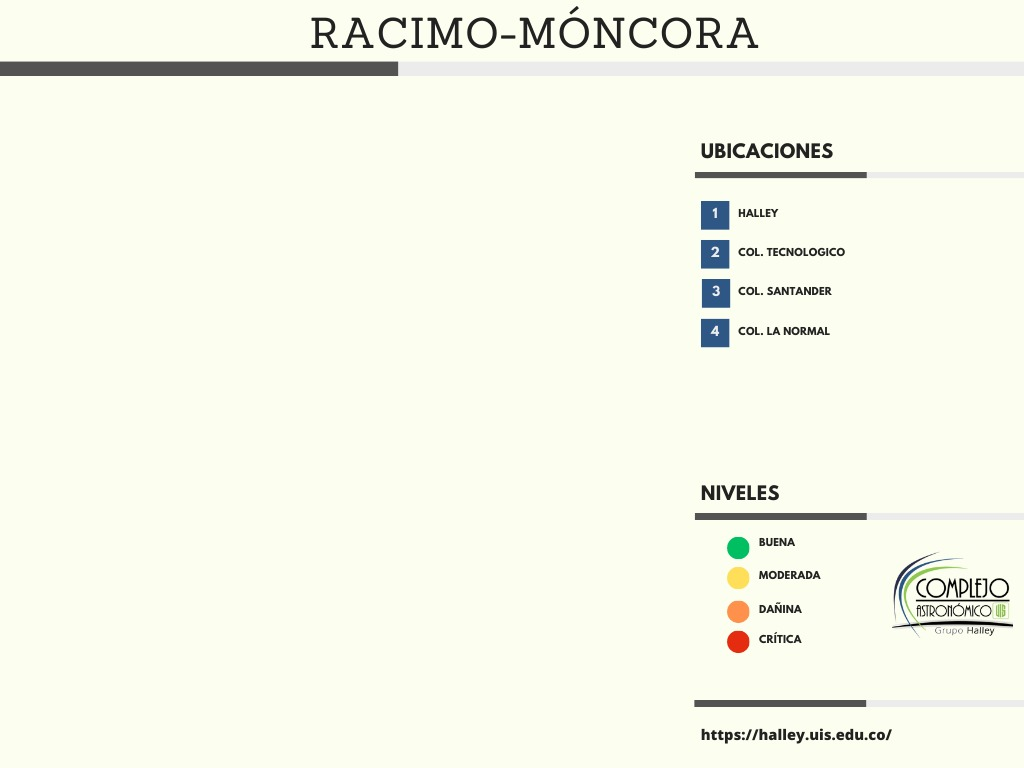
#> input picture Bot_twitter/plantilla.jpeg, 1024 x 768 px, given in place of PlotSemana.png, which was not available
$ jupyter execute --allow-errors Bot_semanal.ipynb   (shell and % lines are left out)   (text cells are left out)
#> lines starting #> are read from the running program, lines starting #| are printed output that depends on the picture; pictures that were not available may be replaced by others from this repository, and a replacement may not be noted
[cell 1]
# Instalar librerías
"""
"""

[cell 2]
import pandas as pd
import numpy as np
import datetime
import pytz

from MakeSens import MakeSens
import seaborn as sns

import matplotlib.pyplot as plt
import matplotlib.dates as mdates

from matplotlib.colors import LinearSegmentedColormap
import matplotlib as mpl
mpl.rcParams.update(mpl.rcParamsDefault)
#plt.rc('text',usetex=True)
#plt.rc('font',size=16)

[cell 3]
#fecha_inicio = "2023-06-11 00:00:00"
#fecha_fin = "2023-06-18 00:00:00"

# Rango de fecha
#fechaFin = datetime.datetime.now(pytz.timezone('America/Bogota')).strftime('%Y-%m-%d %H:%M:%S') # Fecha y hora Colombia
nowtime = datetime.datetime.combine(datetime.datetime.now(pytz.timezone('America/Bogota')), datetime.datetime.min.time())# Fecha y hora Colombia (medianoche)
fechaFin = nowtime.strftime('%Y-%m-%d %H:%M:%S') # Fecha y hora Colombia (medianoche)
#fechaInicio = fechaFin[:-8]+f'{int(fechaFin[-8:-6])-1:02}'+fechaFin[-6:] # Restar una hora

past_date =  nowtime - datetime.timedelta(days=6)  #Restar 6 días
fechaInicio = past_date.strftime('%Y-%m-%d %H:%M:%S')

Estaciones = [('E2_00023','Grupo Halley',7.1393716,-73.1210968),
            ('mE1_00004','Col. Tecnologico',7.1381572,-73.1180935),
            ('mE1_00005','Col. Santander',7.1385332,-73.121327),
            ('mE1_00007','Col. Normal',7.1277056,-73.116534),
            ('mE1_00006','Col. Pilar',7.108717813305484, -73.12173474310134),
            ('mE1_00008','Col. FundeUis',7.05756, -73.0912)]

frecuencia = "m"

Nest=len(Estaciones)

#Descargamos los datos de MakeSens

[cell 4]
wd = 30
ped = int(wd*0.1)

def hour_mean(est):
    global pm25
    data = MakeSens.download_data(est, fechaInicio, fechaFin, frecuencia)

    if not data.empty:
        pm25 = data[["pm25_1", "pm25_2"]].copy(deep=True)
        pm25.index = pd.to_datetime(pm25.index) #Convertimos el indice a formato fecha

        pm25.pm25_1 = pm25.pm25_1.where(pm25.pm25_1 < 120, np.nan)
        pm25.pm25_2 = pm25.pm25_2.where(pm25.pm25_2 < 120, np.nan)

        pm25['pm25_1_r'] = pm25['pm25_1'].rolling(window=wd, min_periods=ped).mean()
        pm25['pm25_2_r'] = pm25['pm25_2'].rolling(window = wd,min_periods=ped).mean()

        pm25['hour'] = pm25.index.hour

        hourly_1 = pm25.pm25_1_r.groupby(pm25.hour).mean()
        hourly_2 = pm25.pm25_2_r.groupby(pm25.hour).mean()

        data_final = ((hourly_1+hourly_2)/2.0).to_frame()

    else:
        pm25 = data
        data_final = data

    return data_final

[cell 5]
Week = {
  1: "Lun",
  2: "Mar",
  3: "Mier",
  4: "Jue",
  5: "Vier",
  6: "Sab",
  7: "Dom"
}
Ntotal = int(24*30)

def day_mean(data,j):

    if not data.empty:
        data.dropna()
        pm25['day'] = pm25.index.day
        dfw = [ g for _,g in  data.groupby(data.day)]

        NN = len(dfw)
        pm25_grid = np.zeros(NN)
        day = []
        for i in range(NN):
            Ndata = dfw[i]['pm25_1'].count()
            day_p = dfw[i].index.isocalendar().day[0]

            number = dfw[i].day[0]
            day.append( " _ ".join([Week[day_p], str(number)]) )

            if Ndata>0.5*Ntotal:
                pm25_grid[i] = np.mean([dfw[i]['pm25_1'].mean(),dfw[i]['pm25_2'].mean()])
            else:
                pm25_grid[i] = np.nan

        df2 = pd.DataFrame( [ np.array(pm25_grid) ],
                           columns=day)

        df2 = df2.set_index( pd.Index( [ Estaciones[j][1] ] ) )

    else:
        df2 = data

    return  df2

#> (a cell that did not finish here is left out)

#> (a cell that did not finish here is left out)

[cell 8]
# Ruta absoluta para acceder a archivos
#path = '/home/kevin/Repos/BotAir/Bot_twitter/'
path = './'

#> (a cell that did not finish here is left out)

[cell 10]
plt.figure(figsize=(8,6), facecolor='w', edgecolor='k')

#> (the rest of this cell did not finish here and is left out)

[cell 11]
# Convertir mapa a imagen
#bucaramanga_map.save('mapa.html')
import io
from PIL import Image

#img_data = bucaramanga_map._to_png(5)
img = Image.open(path+'PlotSemana.png')
#> img is the input picture: PIL image 1024x768 RGB; mean R, G, B 245.7, 247.8, 234.4
wpercent=0.6
hsize = int((float(img.size[1])*float(wpercent)))
#> hsize = 460
wsize = int((float(img.size[0])*float(wpercent)))
#> wsize = 614
img = img.resize((wsize,hsize))
#> img: PIL image 614x460 RGB

plantillaW = Image.open(path+'PlantillaSemanal.png') # Debe añadirse manualmente en la plantilla las estaciones a mostrar
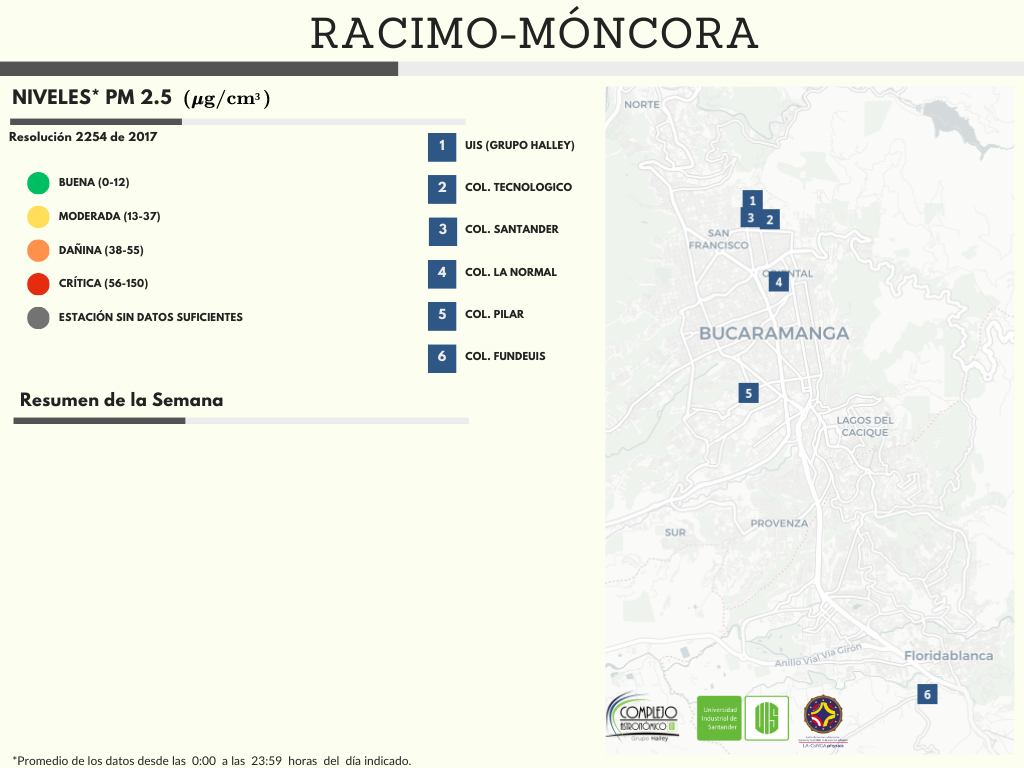
#> input picture Bot_twitter/PlantillaSemanal.png, 1024 x 768 px
#> plantillaW is the input picture: PIL image 1024x768 RGBA; mean R, G, B, A 240.4, 242.6, 232.7, 255
#> (the rest of this cell did not finish here and is left out)

[cell 12]
# Convertir mapa a imagen
#bucaramanga_map.save('mapa.html')
import io
from PIL import Image

#img_data = bucaramanga_map._to_png(5)
img = Image.open(path+'PlotHora.png')
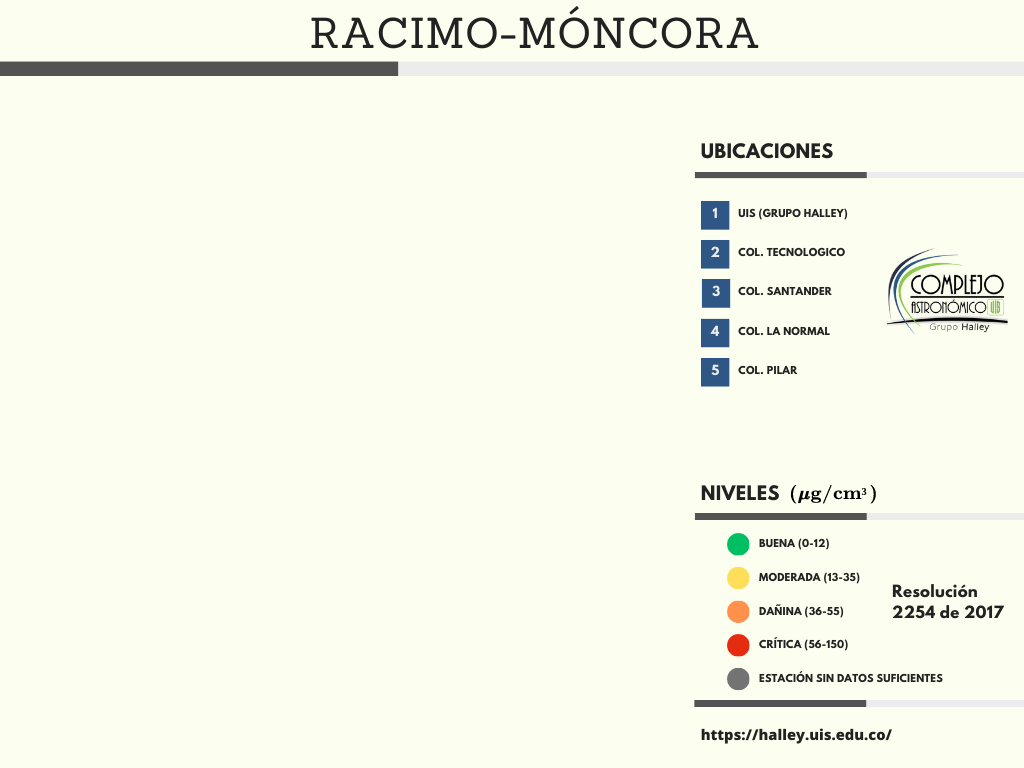
#> input picture Bot_twitter/plantilla.png, 1024 x 768 px, given in place of PlotHora.png, which was not available
#> img is the input picture: PIL image 1024x768 RGBA; mean R, G, B, A 244.6, 246.6, 232.5, 255
wpercent=0.7
hsize = int((float(img.size[1])*float(wpercent)))
#> hsize = 537
wsize = int((float(img.size[0])*float(wpercent)))
#> wsize = 716
img = img.resize((wsize,hsize))
#> img: PIL image 716x537 RGBA

plantillaH = Image.open(path+'PlantillaHora.png') # Debe añadirse manualmente en la plantilla las estaciones a mostrar
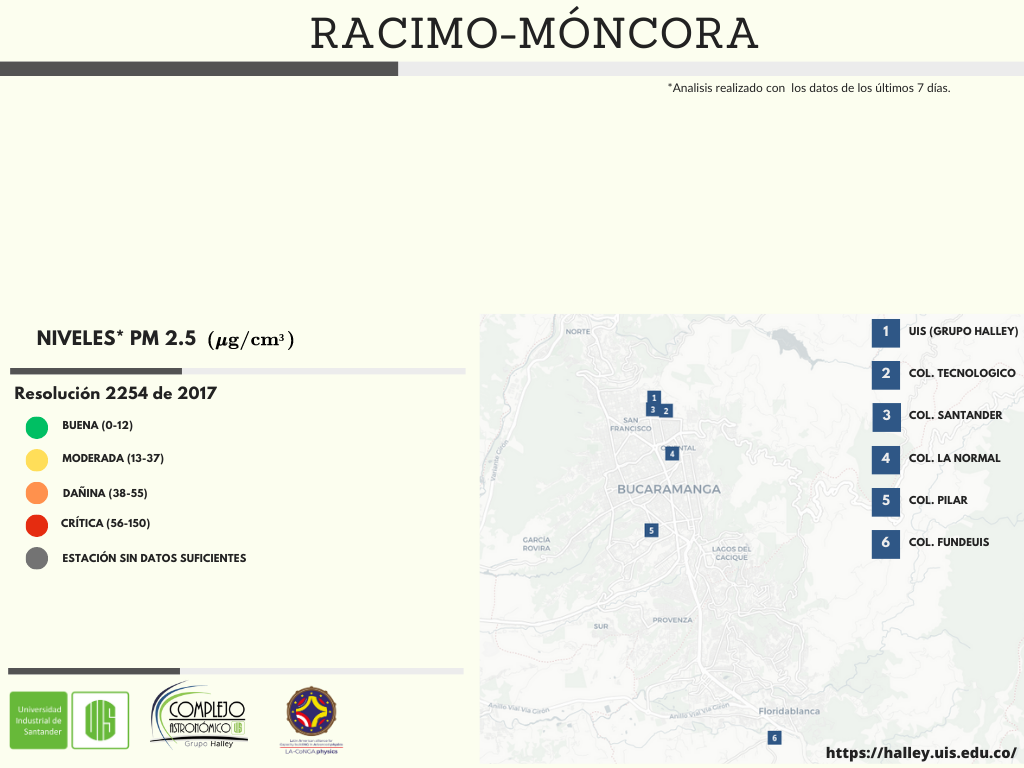
#> input picture Bot_twitter/PlantillaHora.png, 1024 x 768 px
#> plantillaH is the input picture: PIL image 1024x768 RGBA; mean R, G, B, A 240.5, 242.8, 232, 255
plantillaH.paste(img,(3,100),mask=img) # Se une la imagen generada con la plantilla
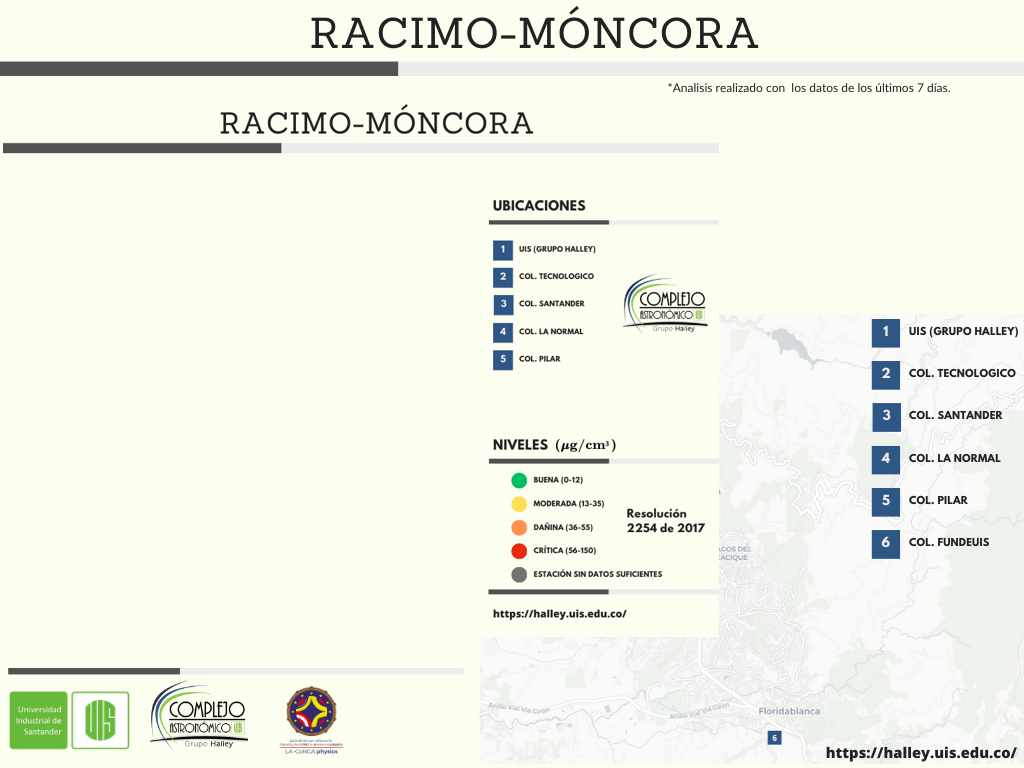
#> plantillaH: PIL image 1024x768 RGBA; mean R, G, B, A 240, 242.4, 230.7, 255
plantillaH.save(path+'mapaHora_full.png')

#plantillaH.show()
